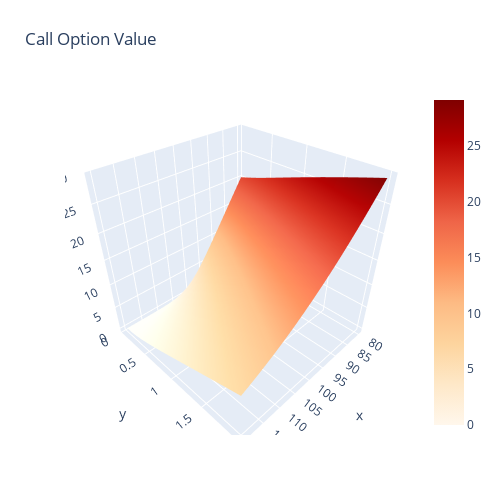

Source (notebook cell):
### Code cell
fig = go.Figure(data=[go.Surface(z=C, x=T, y=K, colorscale="OrRd")])
fig.update_layout(title='Call Option Value', autosize=False,
                  width=500, height=500,
                  margin=dict(l=65, r=50, b=65, t=90))
fig.show()

### Figure 1 — Plotly figure (JSON) as saved in the notebook; plotly's stock layout.template omitted (floating-point values rounded to 4 significant figures; data arrays with more than 128 entries replaced by an {"elided": "..."} marker saying what was removed)
{"data": [{"colorscale": [[0, "rgb(255,247,236)"], [0.125, "rgb(254,232,200)"], [0.25, "rgb(253,212,158)"], [0.375, "rgb(253,187,132)"], [0.5, "rgb(252,141,89)"], [0.625, "rgb(239,101,72)"], [0.75, "rgb(215,48,31)"], [0.875, "rgb(179,0,0)"], [1, "rgb(127,0,0)"]], "type": "surface", "x": {"elided": "20x20 float values"}, "y": {"elided": "20x20 float values"}, "z": {"elided": "20x20 float values"}}], "layout": {"autosize": false, "height": 500, "margin": {"b": 65, "l": 65, "r": 50, "t": 90}, "title": {"text": "Call Option Value"}, "width": 500}}
